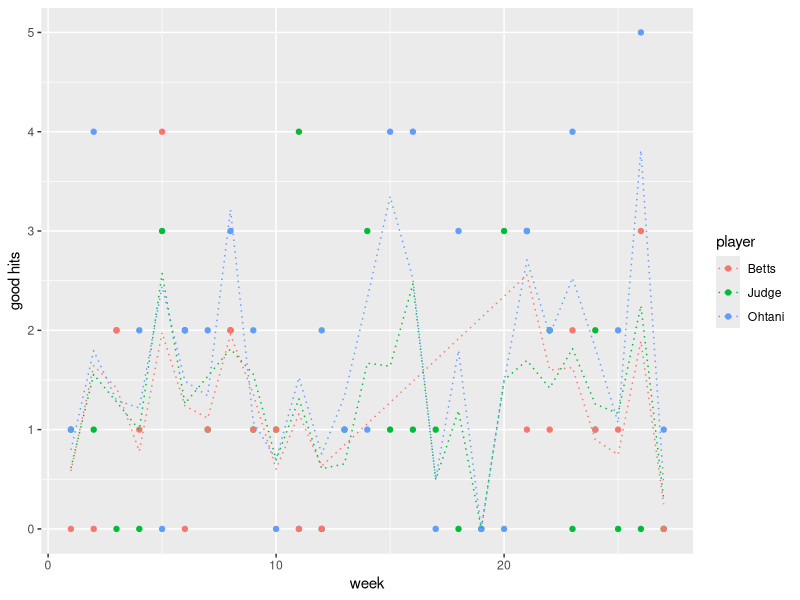

This figure's R source:
## ---- chunk 1
library(tidyverse)
library(lme4)
## ---- chunk 2
Judge  <- read_csv("Data/judge_batting_2024.csv")
Ohtani <- read_csv("Data/ohtani_batting_2024.csv")
Betts  <- read_csv("Data/betts_batting_2024.csv")
## ---- chunk 3
#Re-orders the data into time increasing instead of time decreasing
Judge1 <- Judge %>%
  group_by(game_date, inning, pitch_number) %>%
  arrange(desc(game_date), .by_group = TRUE) %>%
  ungroup() %>%
  mutate(week = as.numeric(strftime(game_date, format = "%V")),
         week = week-min(week)+1)
Ohtani1 <- Ohtani %>%
  group_by(game_date, inning, pitch_number) %>%
  arrange(desc(game_date), .by_group = TRUE) %>%
  ungroup() %>%
  mutate(week = as.numeric(strftime(game_date, format = "%V")),
         week = week-min(week)+1)
Betts1 <- Betts %>%
  group_by(game_date, inning, pitch_number) %>%
  arrange(desc(game_date), .by_group = TRUE) %>%
  ungroup() %>%
  mutate(week = as.numeric(strftime(game_date, format = "%V")),
         week = week-min(week)+1)
## ---- chunk 4
Judge2 <- Judge1 %>%
  filter(description == "hit_into_play") %>%
  mutate(outcome = case_when(
    events == c("single", "double", "triple", "home_run", "sac_fly") ~ "HitGood",
    events != c("single", "double", "triple", "home_run", "sac_fly") ~ "HitBad"
    )
  )
Ohtani2 <- Ohtani1 %>%
  filter(description == "hit_into_play") %>%
  mutate(outcome = case_when(
    events == c("single", "double", "triple", "home_run", "sac_fly") ~ "HitGood",
    events != c("single", "double", "triple", "home_run", "sac_fly") ~ "HitBad"
    )
  )
Betts2 <- Betts1 %>%
  filter(description == "hit_into_play") %>%
  mutate(outcome = case_when(
    events == c("single", "double", "triple", "home_run", "sac_fly") ~ "HitGood",
    events != c("single", "double", "triple", "home_run", "sac_fly") ~ "HitBad"
    )
  )
## ---- chunk 5
Judge3 <- cbind(
  Judge1 %>%
    group_by(week)%>%
    summarise(pitches = n()) %>%
    select(week, pitches),
  Judge2 %>%
    group_by(week) %>%
    summarise(hits = n()) %>%
    select(hits),
  Judge2 %>%
    group_by(week) %>%
    filter(outcome=="HitBad")%>%
    summarise(`bad hits` = n()) %>%
    select(`bad hits`)
  )%>%
  mutate(`good hits` = `hits` - `bad hits`,
         player = "Judge")
Ohtani3 <- cbind(
  Ohtani1 %>%
    group_by(week)%>%
    summarise(pitches = n()) %>%
    select(week, pitches),
  Ohtani2 %>%
    group_by(week) %>%
    summarise(hits = n()) %>%
    select(hits),
  Ohtani2 %>%
    group_by(week) %>%
    filter(outcome=="HitBad")%>%
    summarise(`bad hits` = n()) %>%
    select(`bad hits`)
  )%>%
  mutate(`good hits` = `hits` - `bad hits`,
         player = "Ohtani")
Betts3 <- cbind(
  Betts1 %>%
    group_by(week)%>%
    summarise(pitches = n()) %>%
    select(week, pitches),
  Betts2 %>%
    group_by(week) %>%
    summarise(hits = n()) %>%
    select(hits),
  Betts2 %>%
    group_by(week) %>%
    filter(outcome=="HitBad")%>%
    summarise(`bad hits` = n()) %>%
    select(`bad hits`)
  )%>%
  mutate(`good hits` = `hits` - `bad hits`,
         player = "Betts")

Judge3 <- Judge3 %>%
  mutate(`hits last week` = append(Judge3$hits[1:26], 0, 0))
Ohtani3 <- Ohtani3 %>%
  mutate(`hits last week` = append(Ohtani3$hits[1:26], 0, 0))
Betts3 <- Betts3 %>%
  mutate(`hits last week` = append(Betts3$hits[1:18], 0, 0),
         `hits last week`) %>%
  mutate(`hits last week` = ifelse(week == 21, 0, `hits last week`))

Dataset <- rbind(
  Judge3,
  Ohtani3,
  Betts3
)
## ---- chunk 6
#Model 1
Pois1 <- glm(`good hits` ~ as.factor(week)+offset(log(pitches)) + `hits last week`, family = poisson, data=Dataset)
summary(Pois1)

Dataset <- Dataset %>%
  mutate(fittedP1 = fitted(Pois1))
## ---- chunk 7
GeneralPois1 <- glmer(
  `good hits` ~ as.factor(week)+offset(log(pitches))+`hits last week` + (1|week), family="poisson", data=Dataset
)
summary(GeneralPois1)
Dataset <- Dataset %>%
  mutate(fittedP2 = fitted(GeneralPois1))
## ---- chunk 8
#Model 3
GeneralPois2 <- glmer(
  `good hits` ~ as.factor(week)+offset(log(pitches))+`hits last week` + (1+week|player) + (1|week), family="poisson", data=Dataset)
summary(GeneralPois2)
Dataset <- Dataset %>%
  mutate(fittedP3 = fitted(GeneralPois2))
## ---- chunk 9
Dataset %>%
  ggplot(aes(x=week, color=player))+
  geom_point(aes(y=`good hits`))+
  #geom_line(aes(y=`fittedP1`), linetype=1)+
  #geom_line(aes(y=`fittedP2`), linetype=2)+
  geom_line(aes(y=`fittedP3`), linetype=3)
